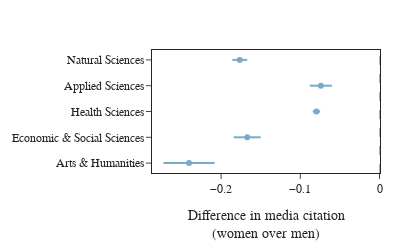

Here is the notebook cell this chart was saved with:
### Code cell
# Create a bar chart
indicators = [-1, 0, 1]
fig = go.Figure()

for i, domain in enumerate(domains):
    for j, indicator in enumerate(indicators):
        t = df.query("domain == @domain and indicator == @indicator")
        fig.add_trace(
            go.Scatter(
                x=t["est"],
                y=t["domain"],
                error_x=dict(
                    type="data",
                    array=t["ci_error"],
                    visible=True,
                    color=indicator_colors[indicator],
                    width=0,
                ),
                orientation="h",
                marker_color=indicator_colors[indicator],
                showlegend=False,
            )
        )

# Customize layout
fig.update_layout(
    template="simple_white",
    font=dict(size=12, family="Arial"),
    height=250,
    width=400,
    margin=dict(l=100, r=20, t=50, b=20),
)

fig.update_xaxes(title="Difference in media citation<br>(women over men)", mirror=True)
fig.update_yaxes(autorange="reversed", mirror=True)

# add reference line
fig.add_vline(x=0, line_width=1, line_dash="dash", line_color="black")

# Show the plot
fig.show()
fig.write_image("figures/raw_count_domain.svg")

### Figure 1 — Plotly figure (JSON) as saved in the notebook; plotly's stock layout.template omitted (floating-point values rounded to 4 significant figures)
{"data": [{"error_x": {"array": [0.009408], "color": "rgb(120,171,201)", "type": "data", "visible": true, "width": 0}, "marker": {"color": "rgb(120,171,201)"}, "orientation": "h", "showlegend": false, "type": "scatter", "x": [-0.1764], "y": ["Natural Sciences"]}, {"error_x": {"array": [], "color": "rgb(200,200,200)", "type": "data", "visible": true, "width": 0}, "marker": {"color": "rgb(200,200,200)"}, "orientation": "h", "showlegend": false, "type": "scatter", "x": [], "y": []}, {"error_x": {"array": [], "color": "rgb(224,144,91)", "type": "data", "visible": true, "width": 0}, "marker": {"color": "rgb(224,144,91)"}, "orientation": "h", "showlegend": false, "type": "scatter", "x": [], "y": []}, {"error_x": {"array": [0.01407], "color": "rgb(120,171,201)", "type": "data", "visible": true, "width": 0}, "marker": {"color": "rgb(120,171,201)"}, "orientation": "h", "showlegend": false, "type": "scatter", "x": [-0.07398], "y": ["Applied Sciences"]}, {"error_x": {"array": [], "color": "rgb(200,200,200)", "type": "data", "visible": true, "width": 0}, "marker": {"color": "rgb(200,200,200)"}, "orientation": "h", "showlegend": false, "type": "scatter", "x": [], "y": []}, {"error_x": {"array": [], "color": "rgb(224,144,91)", "type": "data", "visible": true, "width": 0}, "marker": {"color": "rgb(224,144,91)"}, "orientation": "h", "showlegend": false, "type": "scatter", "x": [], "y": []}, {"error_x": {"array": [0.004665], "color": "rgb(120,171,201)", "type": "data", "visible": true, "width": 0}, "marker": {"color": "rgb(120,171,201)"}, "orientation": "h", "showlegend": false, "type": "scatter", "x": [-0.0796], "y": ["Health Sciences"]}, {"error_x": {"array": [], "color": "rgb(200,200,200)", "type": "data", "visible": true, "width": 0}, "marker": {"color": "rgb(200,200,200)"}, "orientation": "h", "showlegend": false, "type": "scatter", "x": [], "y": []}, {"error_x": {"array": [], "color": "rgb(224,144,91)", "type": "data", "visible": true, "width": 0}, "marker": {"color": "rgb(224,144,91)"}, "orientation": "h", "showlegend": false, "type": "scatter", "x": [], "y": []}, {"error_x": {"array": [0.01705], "color": "rgb(120,171,201)", "type": "data", "visible": true, "width": 0}, "marker": {"color": "rgb(120,171,201)"}, "orientation": "h", "showlegend": false, "type": "scatter", "x": [-0.167], "y": ["Economic & Social Sciences"]}, {"error_x": {"array": [], "color": "rgb(200,200,200)", "type": "data", "visible": true, "width": 0}, "marker": {"color": "rgb(200,200,200)"}, "orientation": "h", "showlegend": false, "type": "scatter", "x": [], "y": []}, {"error_x": {"array": [], "color": "rgb(224,144,91)", "type": "data", "visible": true, "width": 0}, "marker": {"color": "rgb(224,144,91)"}, "orientation": "h", "showlegend": false, "type": "scatter", "x": [], "y": []}, {"error_x": {"array": [0.03234], "color": "rgb(120,171,201)", "type": "data", "visible": true, "width": 0}, "marker": {"color": "rgb(120,171,201)"}, "orientation": "h", "showlegend": false, "type": "scatter", "x": [-0.2405], "y": ["Arts & Humanities"]}, {"error_x": {"array": [], "color": "rgb(200,200,200)", "type": "data", "visible": true, "width": 0}, "marker": {"color": "rgb(200,200,200)"}, "orientation": "h", "showlegend": false, "type": "scatter", "x": [], "y": []}, {"error_x": {"array": [], "color": "rgb(224,144,91)", "type": "data", "visible": true, "width": 0}, "marker": {"color": "rgb(224,144,91)"}, "orientation": "h", "showlegend": false, "type": "scatter", "x": [], "y": []}], "layout": {"font": {"family": "Arial", "size": 12}, "height": 250, "margin": {"b": 20, "l": 100, "r": 20, "t": 50}, "shapes": [{"line": {"color": "black", "dash": "dash", "width": 1}, "type": "line", "x0": 0, "x1": 0, "xref": "x", "y0": 0, "y1": 1, "yref": "y domain"}], "width": 400, "xaxis": {"mirror": true, "title": {"text": "Difference in media citation<br>(women over men)"}}, "yaxis": {"autorange": "reversed", "mirror": true}}}
